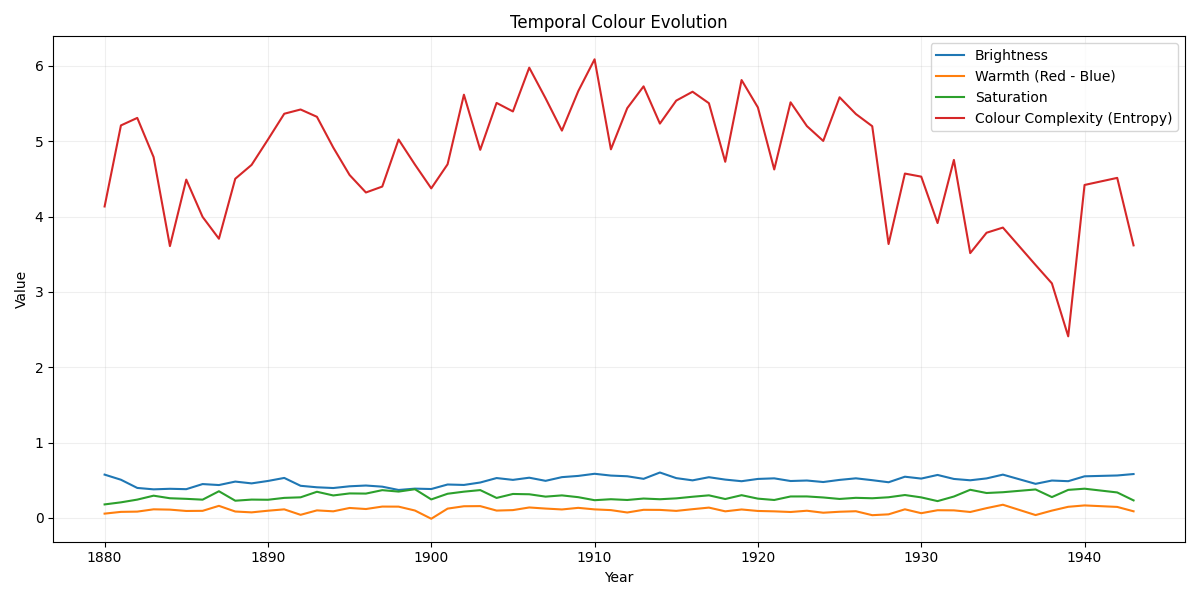
#> input picture rezultati_tmp/slike_analiza.png, 1200 x 600 px
$ python visualize_superpixels.py ../rezultati_tmp/slike_analiza.png
#> lines starting #> are read from the running program, lines starting #| are printed output that depends on the picture; after the words box and inside, x2 and y2 are one past the last pixel; in counts of white or black regions, pixels touching at a corner belong together
### src/analize/color_analysis.py
#!/usr/bin/env python3
"""Barvna analiza: ekstrakcija dominantnih barv in osnovni barvni metrični.
Ta modul omogoča ponovno uporabo v drugih skriptah.
"""

import numpy as np
import matplotlib.pyplot as plt
from sklearn.cluster import KMeans
from scipy.stats import entropy
from scipy import ndimage as ndi
from skimage import segmentation, color as skcolor


N_COLORS = 6


def extract_colours(pixels, n=N_COLORS):
    flat = pixels.reshape(-1, 3).astype(float)
    km = KMeans(n_clusters=n, random_state=42, n_init=10)
    km.fit(flat)

    counts = np.bincount(km.labels_)
    order = np.argsort(-counts)

    colours = km.cluster_centers_[order] / 255.0
    weights = counts[order] / counts.sum()

    return colours, weights


def brightness(rgb):
    r, g, b = rgb
    return 0.299 * r + 0.587 * g + 0.114 * b


def warmth(rgb):
    r, g, b = rgb
    return r - b


def saturation(rgb):
    r, g, b = rgb
    mx = max(rgb)
    mn = min(rgb)
    if mx == 0:
        return 0
    return (mx - mn) / mx


# ==================== COLOR SPACE CONVERSIONS ====================
def rgb_to_lab(rgb):
    """Convert RGB (0-1) to Lab color space."""
    # Normalize to 0-1 if needed
    if rgb.max() > 1.0:
        rgb = rgb / 255.0
    # Use scikit-image for accurate conversion
    try:
        return skcolor.rgb2lab(np.array([rgb]))[0]
    except Exception:
        return rgb


def lab_distance(lab1, lab2):
    """Euclidean distance in Lab space (perceptual)."""
    return np.sqrt(np.sum((lab1 - lab2) ** 2))


# [55 lines left out: function cluster_similar_colors, not called in this run]


# ==================== SALIENCY COMPUTATION ====================
def compute_saliency(pixels):
    """
    Compute saliency map using gradient-based method.
    Returns normalized saliency map (0-1).
    """
    gray = np.dot(pixels[..., :3], [0.299, 0.587, 0.114]) / 255.0

    # Gradient magnitude (Sobel)
    sx = ndi.sobel(gray, axis=0, mode="reflect")
    sy = ndi.sobel(gray, axis=1, mode="reflect")
    saliency = np.hypot(sx, sy)

    # Normalize to 0-1
    if saliency.max() > 0:
        saliency = saliency / saliency.max()

    return saliency


# ==================== IMPORTANT COLORS ====================
def extract_important_colors(pixels, n_colors=10, n_superpixels=300):
    """
    Extract important colors from image using saliency, contrast, and rarity.

    Returns: list of dicts with keys:
        - 'rgb': RGB color (0-1)
        - 'area_frac': fraction of image this color occupies
        - 'saliency_mean': avg saliency in region
        - 'saturation': color saturation
        - 'rarity': how rare/different from dominant colors
        - 'importance': overall importance score
    """
    h, w = pixels.shape[:2]

    # Compute saliency
    saliency = compute_saliency(pixels)

    # Superpixel segmentation (SLIC)
    try:
        segments = segmentation.slic(
            pixels, n_segments=n_superpixels, sigma=1, start_label=0, compactness=10
        )
    except Exception:
        # Fallback: simple grid segmentation
        segments = np.zeros((h, w), dtype=int)
        step = max(h // int(np.sqrt(n_superpixels)), 1)
        idx = 0
        for i in range(0, h, step):
            for j in range(0, w, step):
                segments[i : i + step, j : j + step] = idx
                idx += 1

    # Get dominant colors for reference
    dominant_colors, _ = extract_colours(pixels, n=N_COLORS)
    dominant_lab = np.array([rgb_to_lab(c) for c in dominant_colors])

    # Analyze each superpixel
    superpixel_data = []
    for seg_id in np.unique(segments):
        mask = segments == seg_id
        region_pixels = pixels[mask]

        if len(region_pixels) == 0:
            continue

        # Compute region statistics
        area_frac = mask.sum() / (h * w)
        saliency_mean = saliency[mask].mean()
        color_mean_rgb = region_pixels.mean(axis=0) / 255.0  # 0-1
        color_mean_lab = rgb_to_lab(color_mean_rgb)

        # Distance to nearest dominant color in Lab
        min_dist_to_dominant = min(
            [lab_distance(color_mean_lab, d) for d in dominant_lab]
        )

        # Saturation
        sat = saturation(color_mean_rgb)

        # Rarity: inverse of closeness to dominant colors
        rarity = min_dist_to_dominant / (1.0 + min_dist_to_dominant)  # 0-1

        # Importance score (weighted combination)
        importance = (
            0.35 * saliency_mean  # how visually prominent
            + 0.25 * rarity  # how different from dominant
            + 0.20 * sat  # how vivid/saturated
            + 0.20 * min(area_frac, 0.5)  # area (diminishing returns after 50%)
        )

        superpixel_data.append(
            {
                "rgb": color_mean_rgb,
                "lab": color_mean_lab,
                "area_frac": area_frac,
                "saliency_mean": saliency_mean,
                "saturation": sat,
                "rarity": rarity,
                "importance": importance,
            }
        )

    # Sort by importance descending
    superpixel_data.sort(key=lambda x: x["importance"], reverse=True)

    # Deduplication: merge very similar colors (Lab distance < 10)
    final_colors = []
    for data in superpixel_data:
        # Check if similar color already exists
        is_duplicate = False
        for existing in final_colors:
            if lab_distance(data["lab"], existing["lab"]) < 10:
                # Keep the one with higher importance
                if data["importance"] > existing["importance"]:
                    final_colors.remove(existing)
                    final_colors.append(data)
                is_duplicate = True
                break

        if not is_duplicate:
            final_colors.append(data)

    # Return top N
    return final_colors[:n_colors]


# ==================== VISUALIZATION HELPERS ====================
def extract_superpixels_with_saliency(pixels, n_superpixels=300):
    """
    Extract superpixel segmentation and saliency map.
    Returns: (segments, saliency) arrays suitable for visualization.
    """
    h, w = pixels.shape[:2]

    # Compute saliency
    saliency = compute_saliency(pixels)

    # Superpixel segmentation
    try:
        segments = segmentation.slic(
            pixels, n_segments=n_superpixels, sigma=1, start_label=0, compactness=10
        )
    except Exception:
        segments = np.zeros((h, w), dtype=int)
        step = max(h // int(np.sqrt(n_superpixels)), 1)
        idx = 0
        for i in range(0, h, step):
            for j in range(0, w, step):
                segments[i : i + step, j : j + step] = idx
                idx += 1

    return segments, saliency


# [10 lines left out: function colorize_segments, not called in this run]


def colorize_segments_by_mean_color(pixels, segments):
    """
    Color superpixel segments by their mean RGB color from the image.
    Returns RGB image (0-1) where each superpixel is colored with its mean color.
    """
    h, w = pixels.shape[:2]
    colored = np.zeros((h, w, 3), dtype=np.float32)

    # For each superpixel, compute and assign mean color
    for seg_id in np.unique(segments):
        mask = segments == seg_id
        region_pixels = pixels[mask]

        if len(region_pixels) > 0:
            mean_color = region_pixels.mean(axis=0) / 255.0  # Normalize to 0-1
            colored[mask] = mean_color

    return colored


def saliency_to_image(saliency):
    """Convert saliency map (0-1) to grayscale image for display."""
    return np.stack([saliency] * 3, axis=-1)


__all__ = [
    "extract_colours",
    "brightness",
    "warmth",
    "saturation",
    "rgb_to_lab",
    "lab_distance",
    "cluster_similar_colors",
    "compute_saliency",
    "extract_important_colors",
    "extract_superpixels_with_saliency",
    "colorize_segments",
    "colorize_segments_by_mean_color",
    "saliency_to_image",
    "N_COLORS",
]

### src/visualize_superpixels.py
#!/usr/bin/env python3
"""
Vizualizacija vmesnih korakov za ekstrakcijo "important colors":
- Originalna slika
- Superpixel segmentacija
- Saliency mapa
- Dominantne barve
- Važne barve
"""

import argparse
import os
import sys
import numpy as np
from PIL import Image
import matplotlib.pyplot as plt
import matplotlib.patches as mpatches
from matplotlib.colors import to_hex

# Import our modules
sys.path.insert(0, os.path.join(os.path.dirname(__file__), "analize"))
from analize.color_analysis import (
    extract_colours,
    extract_important_colors,
    extract_superpixels_with_saliency,
    colorize_segments_by_mean_color,
    saliency_to_image,
)

# Theme
FIGURE_BG = "#1c1b19"
TEXT_COLOR = "#cdccca"
ACCENT = "#4f98a3"


def rgb_to_hsv(r, g, b):
    """Convert RGB to HSV color space."""
    mx = max(r, g, b)
    mn = min(r, g, b)
    diff = mx - mn
    v = mx
    s = diff / mx if mx != 0 else 0
    if diff == 0:
        h = 0
    elif mx == r:
        h = (60 * ((g - b) / diff)) % 360
    elif mx == g:
        h = 60 * ((b - r) / diff + 2)
    else:
        h = 60 * ((r - g) / diff + 4)
    return h, s, v


def rgb_to_name(rgb_norm):
    """Very rough colour naming based on hue/saturation/value."""
    r, g, b = rgb_norm
    h, s, v = rgb_to_hsv(r, g, b)
    if v < 0.15:
        return "Black"
    if v > 0.85 and s < 0.15:
        return "White"
    if s < 0.15:
        return f"Gray ({int(v*100)}% L)"
    names = [
        (0,   30,  "Red"),
        (30,  45,  "Orange"),
        (45,  65,  "Yellow"),
        (65,  160, "Green"),
        (160, 200, "Cyan"),
        (200, 260, "Blue"),
        (260, 290, "Purple"),
        (290, 330, "Magenta"),
        (330, 360, "Red"),
    ]
    for lo, hi, name in names:
        if lo <= h < hi:
            prefix = "Dark " if v < 0.4 else ("Light " if v > 0.7 else "")
            return prefix + name
    return "Red"


# [16 lines left out: function resolve_path, not called in this run]


def load_and_resize(path: str, max_px: int = 600) -> np.ndarray:
    """Load image and resize for analysis."""
    img = Image.open(path).convert("RGB")
    img.thumbnail((max_px, max_px), Image.LANCZOS)
    return np.array(img)


def visualize_extraction_steps(image_path, output_path=None):
    """
    Visualize all intermediate steps of important color extraction.

    Shows:
    1. Original image
    2. Superpixel segmentation
    3. Saliency map
    4. Dominant colors
    5. Important colors
    """

    print(f"Loading: {os.path.basename(image_path)}")
    pixels = load_and_resize(image_path, 600)

    print("Extracting intermediate steps...")

    # Step 1: Dominant colors
    dom_colors, dom_props = extract_colours(pixels, n=6)

    # Step 2: Superpixel segmentation & saliency
    segments, saliency = extract_superpixels_with_saliency(pixels, n_superpixels=300)
    colored_segments = colorize_segments_by_mean_color(pixels, segments)
    saliency_img = saliency_to_image(saliency)

    # Step 3: Important colors
    important = extract_important_colors(pixels, n_colors=8, n_superpixels=300)

    n_superpixels = int(segments.max()) + 1
    print(f"Found {n_superpixels} superpixels, {len(important)} important colors")

    # Create figure
    fig = plt.figure(figsize=(18, 10), facecolor=FIGURE_BG)
    fig.suptitle("Important Colors Extraction Process", color=TEXT_COLOR, fontsize=16, fontweight="bold")

    # Plot 1: Original image
    ax1 = plt.subplot(2, 3, 1)
    ax1.imshow(pixels / 255.0)
    ax1.set_title("1. Original Image", color=TEXT_COLOR, fontsize=11)
    ax1.axis("off")

    # Plot 2: Superpixel segmentation
    ax2 = plt.subplot(2, 3, 2)
    ax2.imshow(colored_segments)
    ax2.set_title(f"2. Superpixels ({n_superpixels} regions)", color=TEXT_COLOR, fontsize=11)
    ax2.axis("off")

    # Plot 3: Saliency map (gradient magnitude)
    ax3 = plt.subplot(2, 3, 3)
    saliency_display = plt.cm.hot(saliency)
    ax3.imshow(saliency_display)
    ax3.set_title("3. Saliency Map (edges/contrast)", color=TEXT_COLOR, fontsize=11)
    ax3.axis("off")
    cbar = plt.colorbar(plt.cm.ScalarMappable(cmap='hot'), ax=ax3, fraction=0.046, pad=0.04)
    cbar.set_label("Gradient", color=TEXT_COLOR, fontsize=8)
    cbar.ax.tick_params(colors=TEXT_COLOR, labelsize=7)

    # Plot 4: Dominant colors bar
    ax4 = plt.subplot(2, 3, 4)
    y_pos = np.arange(len(dom_colors))
    ax4.barh(y_pos, dom_props * 100, color=dom_colors, edgecolor="#393836", linewidth=0.5)
    ax4.set_yticks(y_pos)
    ax4.set_yticklabels([f"{rgb_to_name(c)}" for c in dom_colors], color=TEXT_COLOR, fontsize=9)
    ax4.set_xlabel("Proportion (%)", color=TEXT_COLOR, fontsize=9)
    ax4.set_title("4. Dominant Colors (K-means)", color=TEXT_COLOR, fontsize=11)
    ax4.invert_yaxis()
    ax4.set_facecolor(FIGURE_BG)
    ax4.tick_params(colors=TEXT_COLOR, labelsize=8)
    for spine in ax4.spines.values():
        spine.set_edgecolor("#393836")

    # Plot 5: Important colors with scores
    ax5 = plt.subplot(2, 3, 5)
    if important:
        imp_colors = [c["rgb"] for c in important]
        imp_scores = [c["importance"] for c in important]
        y_pos_imp = np.arange(len(important))

        ax5.barh(y_pos_imp, imp_scores, color=imp_colors, edgecolor="#393836", linewidth=0.5)

        labels_imp = [
            f"{i+1}. {c['importance']:.3f}"
            for i, c in enumerate(important)
        ]
        ax5.set_yticks(y_pos_imp)
        ax5.set_yticklabels(labels_imp, color=TEXT_COLOR, fontsize=8)
        ax5.set_xlabel("Importance Score", color=TEXT_COLOR, fontsize=9)
        ax5.set_xlim(0, 1.0)
        ax5.invert_yaxis()

    ax5.set_title("5. Important Colors (ranked by saliency+rarity+saturation)", color=TEXT_COLOR, fontsize=11)
    ax5.set_facecolor(FIGURE_BG)
    ax5.tick_params(colors=TEXT_COLOR, labelsize=8)
    for spine in ax5.spines.values():
        spine.set_edgecolor("#393836")

    # Plot 6: Detailed metrics for top important color
    ax6 = plt.subplot(2, 3, 6)
    ax6.axis("off")

    if important:
        top_color = important[0]
        info_text = f"""TOP IMPORTANT COLOR

RGB: ({top_color['rgb'][0]:.2f}, {top_color['rgb'][1]:.2f}, {top_color['rgb'][2]:.2f})

Importance Score: {top_color['importance']:.3f}

Components:
  • Saliency:   {top_color['saliency_mean']:.3f} (35% weight)
  • Rarity:     {top_color['rarity']:.3f} (25% weight)
  • Saturation: {top_color['saturation']:.3f} (20% weight)
  • Area:       {top_color['area_frac']:.3f} (20% weight)

This color's importance comes from:
- High gradient mag. at region edges
- Distinctive color (far from dominant)
- Vivid, saturated appearance
"""
    else:
        info_text = "No important colors found"

    ax6.text(0.1, 0.9, info_text, transform=ax6.transAxes,
             color=TEXT_COLOR, fontsize=9, verticalalignment="top",
             family="monospace", bbox=dict(boxstyle="round",
             facecolor="#2d2c2a", edgecolor="#393836", linewidth=1))

    plt.tight_layout()

    if output_path:
        plt.savefig(output_path, facecolor=FIGURE_BG, dpi=150, bbox_inches="tight")
        print(f"Saved to: {output_path}")

    plt.show()
    return fig


def main():
    parser = argparse.ArgumentParser(
        description="Visualize intermediate steps of important color extraction."
    )
    parser.add_argument("image", nargs="?", default=None,
                        help="Path to single image file.")
    parser.add_argument("--output", "-o", help="Save figure to file.")
    parser.add_argument("--sample", action="store_true",
                        help="Visualize a sample image from munch_paintings/ folder.")

    args = parser.parse_args()

    if args.sample:
        # Find first available painting
        paintings_dir = resolve_path("munch_paintings", is_dir=True)
        paintings = sorted([f for f in os.listdir(paintings_dir)
                           if f.lower().endswith((".jpg", ".jpeg", ".png", ".jfif"))])
        if not paintings:
            print("No paintings found!")
            return
        image_path = os.path.join(paintings_dir, paintings[0])
        print(f"Using sample: {paintings[0]}")
    elif args.image:
        image_path = args.image
    else:
        parser.print_help()
        return

    visualize_extraction_steps(image_path, output_path=args.output)
#> in load_and_resize, `img.thumbnail((max_px, max_px), Image.LANCZOS)`:
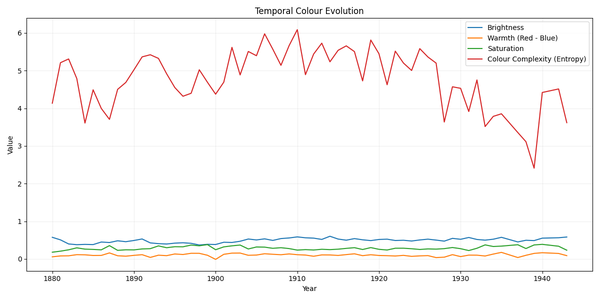
#> img: PIL image 600x300 RGB; mean R, G, B 250, 248.7, 248.1
#> in visualize_extraction_steps, `dom_colors, dom_props = extract_colours(pixels, n=6)`: dom_colors = [[0.998, 0.998, 0.998], [0.852, 0.839, 0.83], [0.496, 0.574, 0.576], [0.954, 0.614, 0.485], [0.88, 0.328, 0.292], [0.344, 0.471, 0.346]]; dom_props = [0.936, 0.0242, 0.0187, 0.00788, 0.00717, 0.00557]
#> in compute_saliency, `sy = ndi.sobel(gray, axis=1, mode="reflect")`:
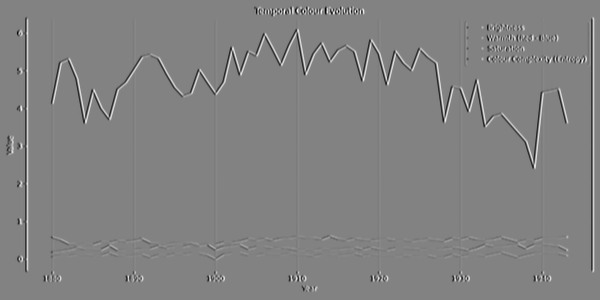
#> sy: shape (300, 600) float64; min -3.11, max 2.97, mean 1.82e-20; drawn with min black and max white
#> in extract_superpixels_with_saliency, `segments = segmentation.slic( pixels, n_segments=n_superpixels, sigma=..`:
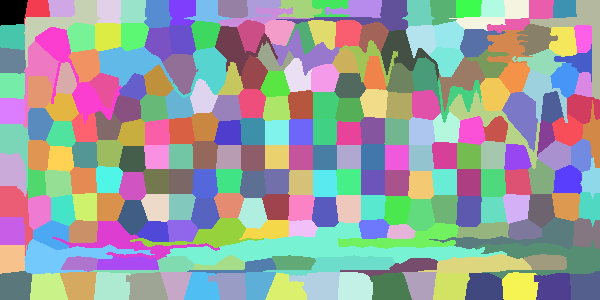
#> segments: shape (300, 600) int64; 248 distinct labels, from 0 to 247; one colour per label, 0 black
#> the loop in colorize_segments_by_mean_color, `for seg_id in np.unique(segments):` made 248 passes
#> mean_color on passes 1 to 8: [1, 1, 1], [1, 1, 1], [1, 1, 1], [0.94, 0.94, 0.94], [0.978, 0.978, 0.978], [0.968, 0.968, 0.968], [0.975, 0.975, 0.975], [0.987, 0.987, 0.987]
#> pass 1, in colorize_segments_by_mean_color, `mask = segments == seg_id`:
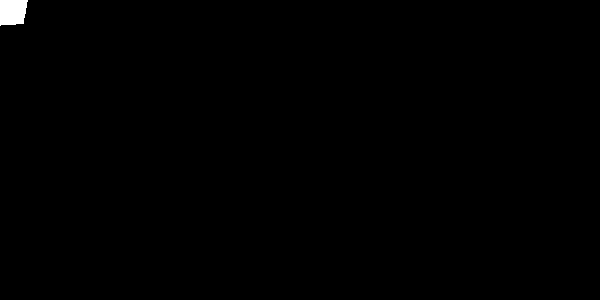
#> mask: shape (300, 600) bool; 0.35% white; 1 white region, box (x1, y1, x2, y2) and area: (0, 0, 28, 26) 635
#> after the loop in colorize_segments_by_mean_color, `for seg_id in np.unique(segments):`:
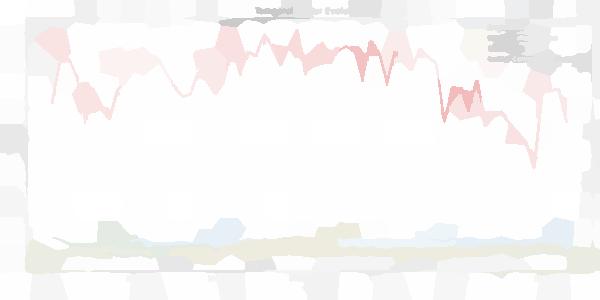
#> colored: shape (300, 600, 3) float32; mean of channels 0, 1, 2 0.981, 0.976, 0.974; drawn as R, G, B
#> in extract_important_colors, `dominant_colors, _ = extract_colours(pixels, n=N_COLORS)`: dominant_colors has the same summary as dom_colors in visualize_extraction_steps
#> in extract_important_colors, `dominant_lab = np.array([rgb_to_lab(c) for c in dominant_colors])`: dominant_lab = [[99.81, 0.00803, 0.0202], [85.82, 0.665, 1.59], [59.21, -6.89, -2.7], [72.56, 28.91, 30.56], [54.75, 54.24, 34.67], [47.26, -18.48, 13.88]]
#> the loop in extract_important_colors, `for seg_id in np.unique(segments):` made 248 passes
#> (area_frac, saliency_mean, color_mean_lab, min_dist_to_dominant, r in saturation, g in saturation, b in saturation, mx in saturation) on passes 1 to 3: (0.00353, 0.000148, [100, -0.00245, 0.00465], 0.192, 1, 1, 1, 1), (0.0022, 0.0129, [99.96, -0.00245, 0.00465], 0.153, 1, 1, 1, 1), (0.00238, 0.00968, [99.98, -0.00245, 0.00465], 0.173, 1, 1, 1, 1)
#| Found 248 superpixels, 5 important colors
#> in visualize_extraction_steps, `saliency_display = plt.cm.hot(saliency)`:
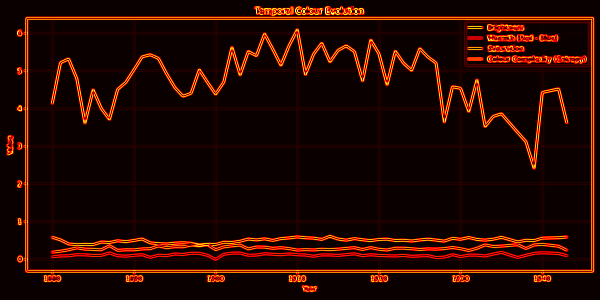
#> saliency_display: shape (300, 600, 4) float64; mean of channels 0, 1, 2, 3 0.146, 0.0294, 0.000157, 1; drawn as R, G, B
#> in visualize_extraction_steps, `plt.show()`:
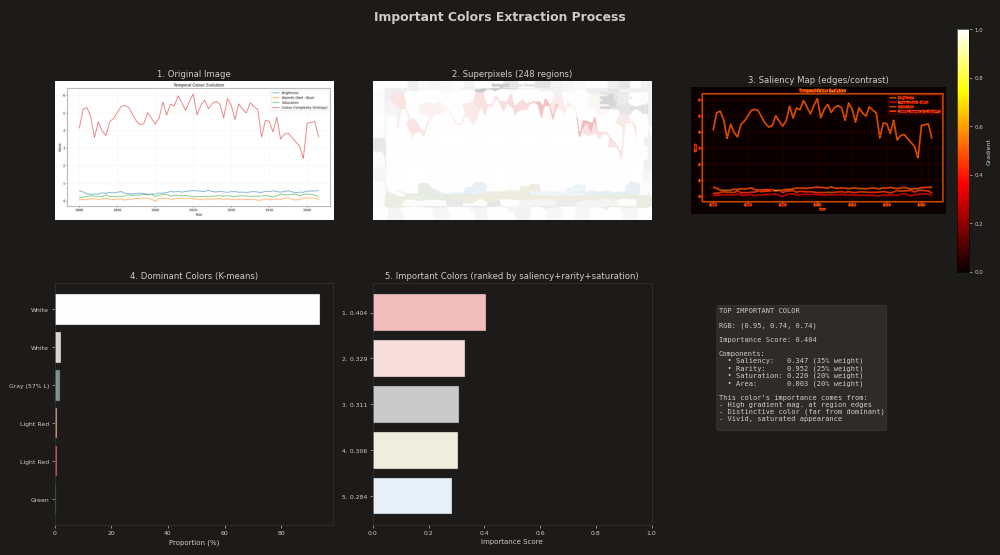
#> figure drawn by matplotlib, 6 panels


if __name__ == "__main__":
    main()
